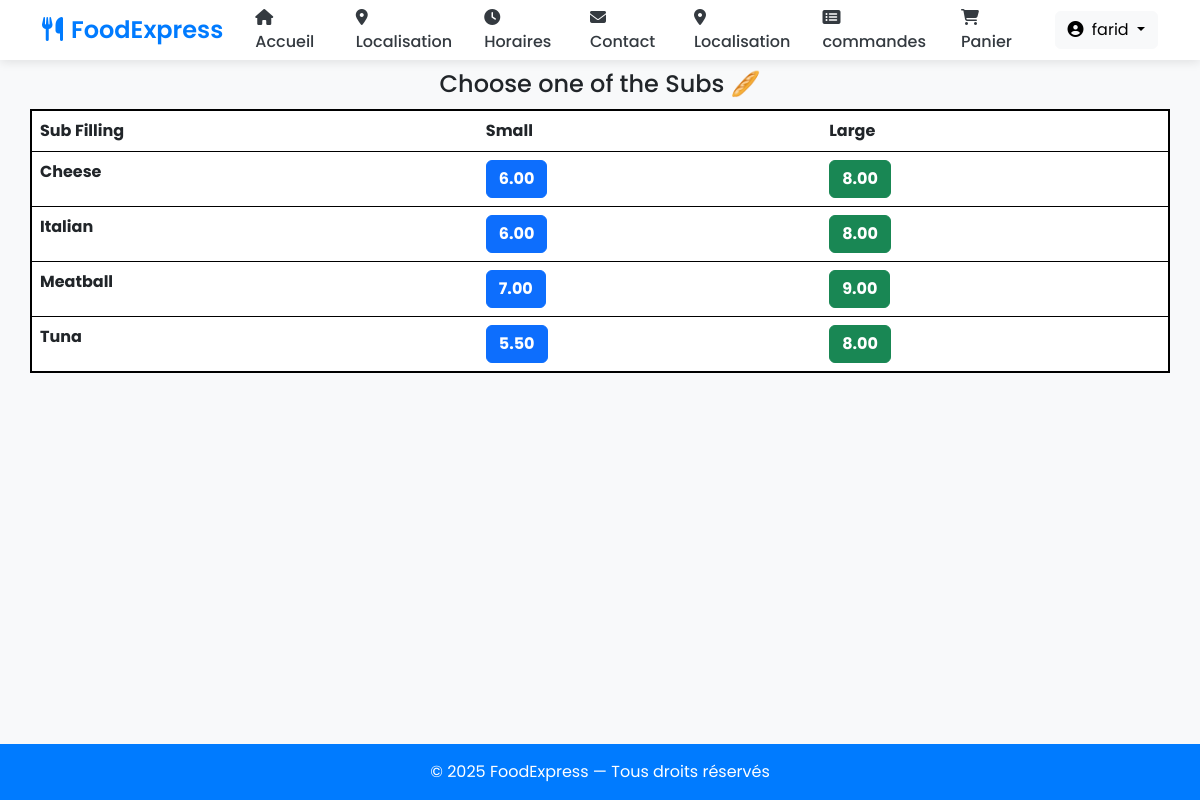
/Subs (signed in), run on the app's committed database.
### orders/models.py (models this page shows, shortened)
class Sub(models.Model):
    sub_filling = models.CharField(max_length=200)
    small_price = models.DecimalField(max_digits=6, decimal_places=2)
    large_price = models.DecimalField(max_digits=6, decimal_places=2)

### orders/views.py (the view)
# urls.py: path("Subs", views.subs, name="subs"),
def subs(request):
    if request.user.is_authenticated:
        return render(request, "orders/sub.html", context = {"dishes":Sub.objects.all})
    else:
        return redirect("orders:login")

### orders/templates/orders/sub.html
{% extends 'orders/header.html' %}
{% block content %}
    <div class="container">
      <h4 style="margin:10px; text-align:center;"> Choose one of the Subs &#x1f956 </h4>
      <div class="row justify-content-center" >
        <table class="table"  style="border: 2px solid black">
          <thead class="thead-dark">
            <tr>
              <th scope="col">Sub Filling</th>
              <th scope="col">Small</th>
              <th scope="col">Large</th>
            </tr>
          </thead>
          <tbody>
            {% for dish in dishes %}
              <tr>
                <th>{{dish.sub_filling}}</th>
                <td><button type="button" class="btn btn-primary" onclick="add_to_cart({item_description:'Small Sub - {{dish.sub_filling}}' , price:{{dish.small_price}} })"><strong>{{dish.small_price}}</strong></button></td>
                <td><button type="button" class="btn btn-success" onclick="add_to_cart({item_description:'Large Sub - {{dish.sub_filling}}' , price:{{dish.large_price}} })"><strong>{{dish.large_price}}</strong></button></td>
              </tr>
            {% endfor %}
          </tbody>
        </table>
      </div>
    </div>
{% endblock %}

### orders/templates/orders/header.html (shortened to what this page needs)
<!doctype html>
<html lang="en">
<head>
  <link href="https://cdn.jsdelivr.net/npm/bootstrap@5.3.0/dist/css/bootstrap.min.css" rel="stylesheet">
  <link rel="stylesheet" href="https://cdnjs.cloudflare.com/ajax/libs/font-awesome/6.4.0/css/all.min.css">
  <link href="https://cdnjs.cloudflare.com/ajax/libs/toastr.js/latest/toastr.min.css" rel="stylesheet"/>
  {% load static %}
  <link rel="stylesheet" href="{% static 'orders/style.css' %}">
</head>
<body>
<nav class="navbar navbar-expand-lg navbar-light sticky-top" style="height: 60px">
  <div class="container">
    <a class="navbar-brand" href="/">
      <i class="fas fa-utensils me-2"></i>FoodExpress
    </a>
    <div class="collapse navbar-collapse" id="navbarContent">
      {% if user.is_authenticated %}
      <ul class="navbar-nav me-auto mb-2 mb-lg-0">
        <li class="nav-item">
          <a class="nav-link active" href="/" aria-current="page">
            <i class="fas fa-home me-1"></i> Accueil
          </a>
        </li>
        <li class="nav-item">
          <a class="nav-link" href="/directions">
            <i class="fas fa-map-marker-alt me-1"></i> Localisation
          </a>
        </li>
        <li class="nav-item">
          <a class="nav-link" href="/hours">
            <i class="fas fa-clock me-1"></i> Horaires
          </a>
        </li>
        <li class="nav-item">
          <a class="nav-link" href="/contact">
            <i class="fas fa-envelope me-1"></i> Contact
          </a>
        </li>
        <li class="nav-item">
          <a class="nav-link" href="/directions">
            <i class="fas fa-map-marker-alt me-1"></i> Localisation
          </a>
        </li>
        <li class="nav-item">
          <a href="/view-orders" class="nav-link">
            <i class="fas fa-list-alt me-1"></i> commandes
          </a>
        </li>
        <li class="nav-item">
          <a href="/cart" id="cart_button" class="nav-link">
            <i class="fas fa-shopping-cart me-1"></i> Panier
          </a>
        </li>
      </ul>
      <div class="d-flex align-items-center">
        <div class="dropdown ms-3">
          <button class="btn btn-light dropdown-toggle" type="button" id="userDropdown" data-bs-toggle="dropdown" aria-expanded="false">
            <i class="fas fa-user-circle me-1"></i> {{ user.username }}
          </button>
        </div>
      </div>
      {% endif %}
    </div>
  </div>
</nav>
<div class="wrapper">
  {% block content %}{% endblock %}
</div>
<footer>
  &copy; 2025 FoodExpress — Tous droits réservés
</footer>
</body>
</html>

### orders/templates/orders/header.html (style rules this page uses)
:root { --primary-color: #007bff; --secondary-color: #17a2b8; --dark-color: #343a40; --light-color: #f8f9fa; }
body { font-family: 'Poppins', sans-serif; background-color: #f8f9fa; display: flex; flex-direction: column; min-height: 100vh; }
.navbar { box-shadow: 0 2px 10px rgba(0,0,0,0.1); padding: 0.8rem 1rem; background: white !important; }
.navbar-brand { font-weight: 600; color: var(--primary-color) !important; font-size: 1.5rem; }
.nav-link { font-weight: 500; color: var(--dark-color) !important; margin: 0 0.5rem; position: relative; transition: all 0.3s ease; }
.nav-link::after { content: ''; position: absolute; bottom: -2px; left: 0; width: 0; height: 2px; background: var(--primary-color); transition: width 0.3s ease; }
.wrapper { flex: 1; }
footer { background-color: var(--primary-color) !important; color: white; text-align: center; padding: 1rem; }

### data on the page
Sub: sub_filling "Cheese", small_price "6.00", large_price "8.00"
Sub: sub_filling "Italian", small_price "6.00", large_price "8.00"
Sub: sub_filling "Meatball", small_price "7.00", large_price "9.00"
Sub: sub_filling "Tuna", small_price "5.50", large_price "8.00"

### other printed values
{{ user.username }} "farid"
